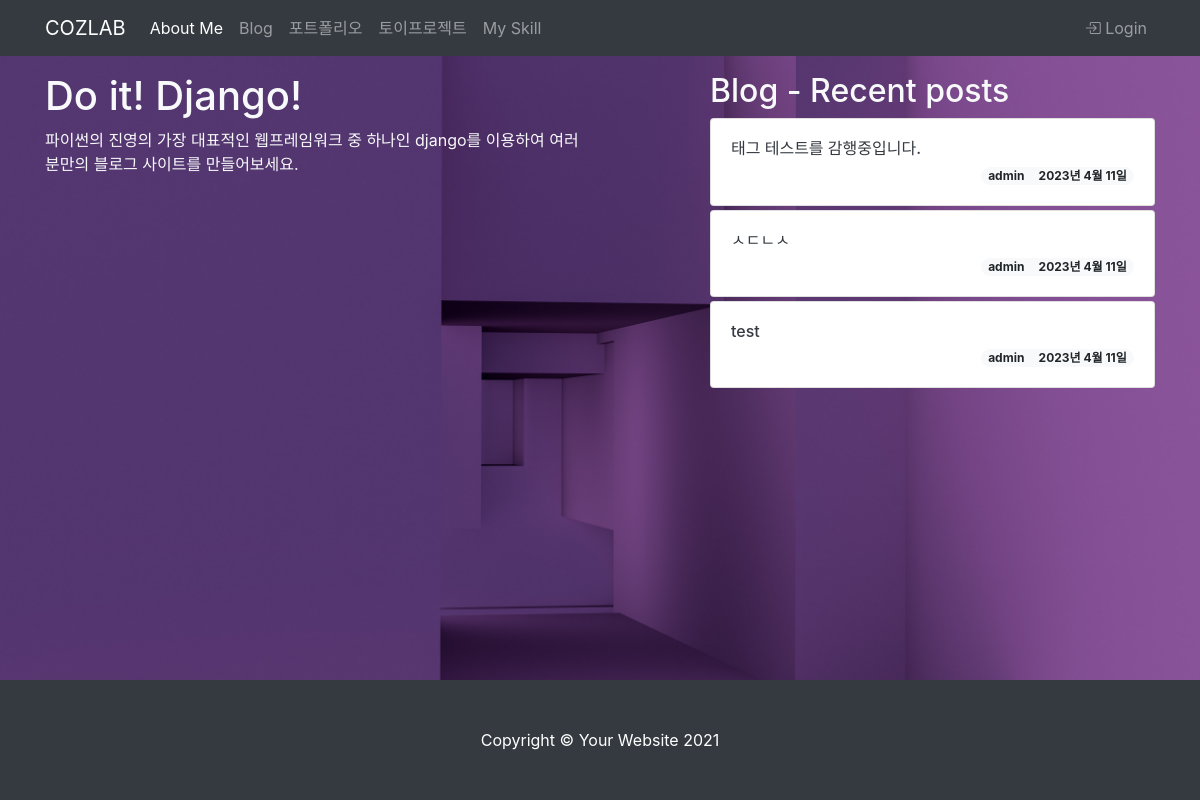
The app's page /, older data.
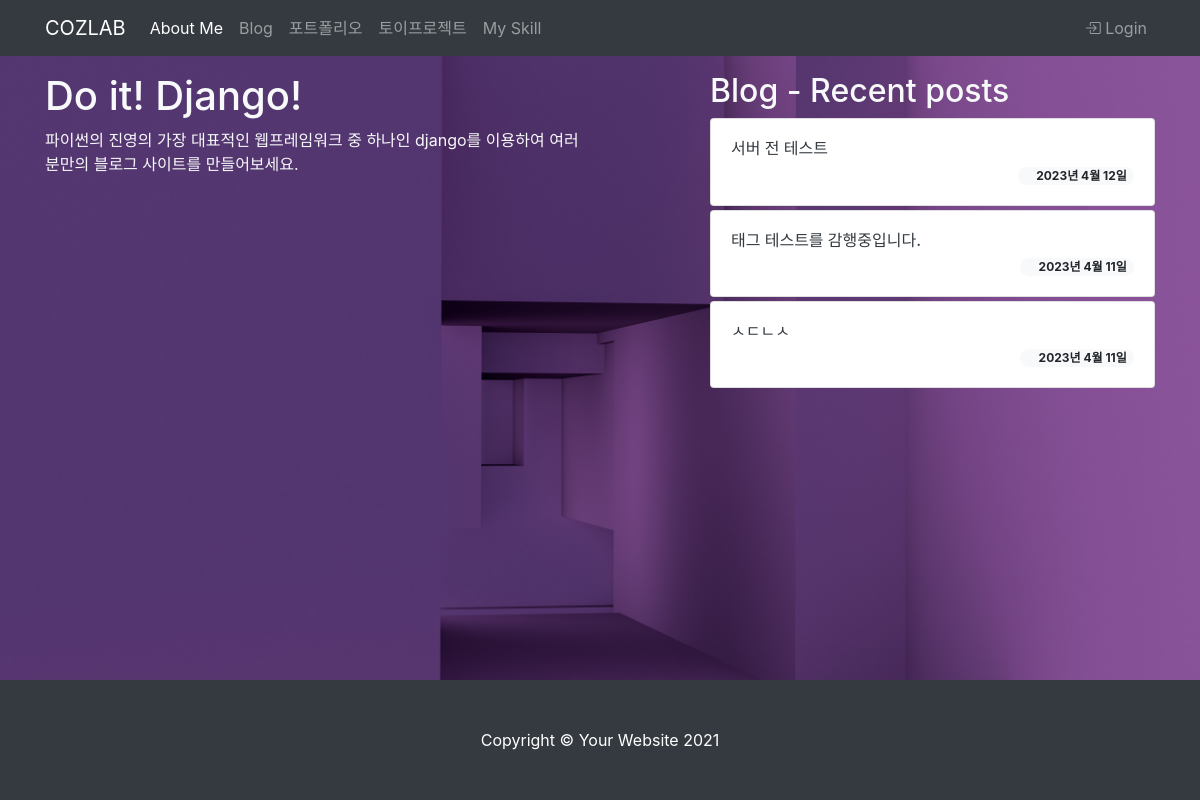
The same page, newer data.
### blog/models.py (models this page shows, shortened)
class Post(models.Model):
  title = models.CharField(max_length=30)
  hook_text = models.CharField(max_length=100, blank=True)
  content = models.TextField()
  head_image = models.ImageField(upload_to="blog/images/%Y/%m/%d/", blank=True)
  file_upload = models.FileField(upload_to="blog/files/%Y/%m/%d/", blank=True)
  created_at = models.DateField(auto_now_add=True)
  updated_at = models.DateField(auto_now=True)
  author = models.ForeignKey(User, null=True, on_delete=models.SET_NULL)
  category = models.ForeignKey(Category, null=True, blank=True, on_delete=models.SET_NULL)
  tags = models.ManyToManyField(Tag, blank=True)
  def get_absolute_url(self):
    return f'/blog/{self.pk}/'

### single_pages/views.py (the view)
# urls.py: path('', views.landing, name='landing'),
def landing(request):
  recent_posts = Post.objects.order_by("-pk")[:3]
  return render(request, 'single_pages/landing.html', {"recent_posts": recent_posts,})

### single_pages/templates/single_pages/landing.html (shortened to what this page needs)
{% extends "base.html" %}
{% load static %}
{% block style %}
  <link rel="stylesheet" href="{% static 'single_pages/css/landing.css' %}" media="screen">
{% endblock %}
  {% block main_area %}
      <div class="row justify-content-between">
        <div class="col-lg-6 text-light">
          <h1>Do it! Django!</h1>
          <p>파이썬의 진영의 가장 대표적인 웹프레임워크 중 하나인 django를 이용하여 여러분만의 블로그 사이트를 만들어보세요.</p>
        </div>
        <div class="col-lg-5 mt5">
          <h2 class="text-light">
            Blog - Recent posts
          </h2>
          {% for post in recent_posts %}
            <div class="card mt-1">
              <div class="card-body">
                <h6>
                  <a href="{{ post.get_absolute_url }}" class="text-decoration-none text-dark">
                    {{ post.title }}
                  </a>
                </h6>
                <span class="badge badge-pill badge-light float-right">
                  {{ post.author.username }}
                  {{ post.created_at }}
                </span>
              </div>
            </div>
          {% endfor %}
        </div>
      </div>
  {% endblock %}

### templates/base.html (shortened to what this page needs)
<!DOCTYPE html>
<html lang="ko">
<head>
  <link rel="stylesheet" href="https://cdn.jsdelivr.net/npm/bootstrap@4.6.2/dist/css/bootstrap.min.css">
  <link rel="stylesheet" href="https://cdn.jsdelivr.net/npm/bootstrap-icons@1.10.4/font/bootstrap-icons.css">
  {% block style %}
  {% endblock %}
</head>
<body>
  {% include "navbar.html" %}
  <div class="container my-3 contents">
    {% block main_area%}
    {% endblock %}
  </div>
  {% include "footer.html" %}
</body>
</html>

### templates/navbar.html (shortened to what this page needs)
  {% load socialaccount %}
  <nav class="navbar navbar-expand-lg navbar-dark bg-dark">
    <div class="container">
      <a class="navbar-brand" href="{% url 'landing' %}">COZLAB</a>
      <div class="collapse navbar-collapse" id="navbarResponsive">
        <ul class="navbar-nav">
          <li class="nav-item active">
            <a class="nav-link" href="{% url 'aboutme' %}">
              About Me
            </a>
          </li>
          <li class="nav-item"><a class="nav-link" href="{% url 'post_list' %}">Blog</a></li>
          <li class="nav-item"><a class="nav-link" href="#!">포트폴리오</a></li>
          <li class="nav-item"><a class="nav-link" href="#!">토이프로젝트</a></li>
          <li class="nav-item"><a class="nav-link" href="#!">My Skill</a></li>
        </ul>
        <ul class="navbar-nav ml-auto">
          {% if user.is_authenticated %}
            <li class="nav-item dropdown">
              <a href="" class="nav-link dropdown-toggle" id="navbarDropdownMenuLink" role="button" data-toggle="dropdown" aria-haspopup="true" aria-expanded="false">
                {{ user.username }}
              </a>
              <div class="dropdown-menu" aria-labelledby="navbarDropdownMenuLink">
                <a href="/accounts/logout/" class="dropdown-item">Log Out</a>
              </div>
            </li>
          {% else %}
            <li class="nav-item">
              <a class="nav-link" href="#" data-toggle="modal" data-target="#exampleModal">
                <i class="bi bi-box-arrow-in-right"></i> Login
              </a>
            </li>
          {% endif %}
        </ul>
      </div>
    </div>
  </nav>

### templates/footer.html
  <footer class="py-5 bg-dark fixed-bottom">
    <div class="container">
      <p class="m-0 text-center text-white">Copyright &copy; Your Website 2021</p>
    </div>
  </footer>

### single_pages/static/single_pages/css/landing.css (style rules this page uses)
body { background: url("/static/single_pages/img/steve-johnson-4Ymslk3Iihc-unsplash.jpg") no-repeat center center fixed; background-size: cover; }

Row changes from the older to the newer data that the page shows:
no longer on this page (row edited): Post: title "test", author.username "admin", created_at "2023년 4월 11일"
added Post: title "서버 전 테스트", created_at "2023년 4월 12일"
changed Post "태그 테스트를 감행중입니다.": author.username "admin" → (not shown)
changed Post "ㅅㄷㄴㅅ": author.username "admin" → (not shown)
